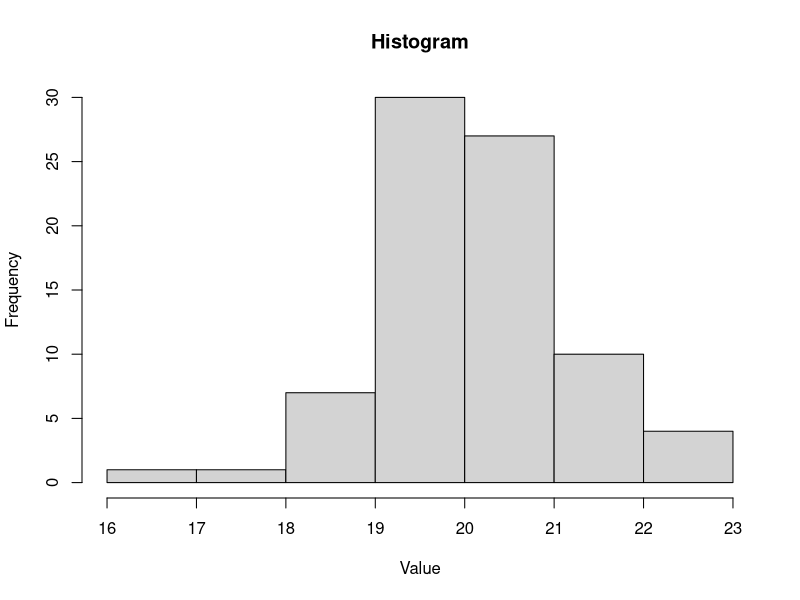
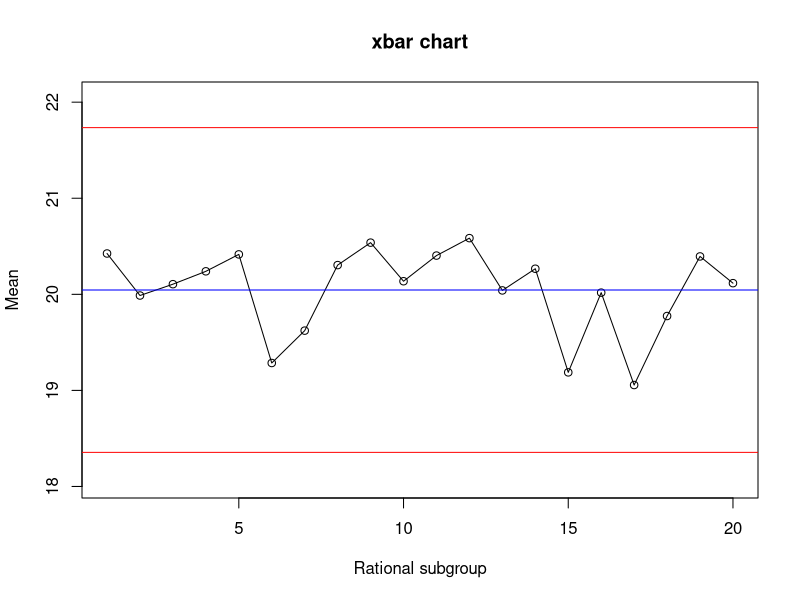
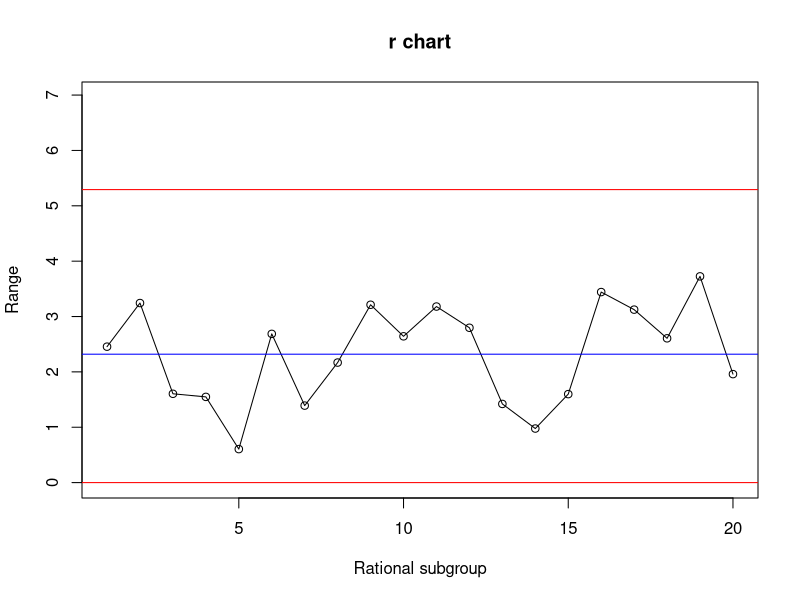

The R script that drew these images, in order:
## ---- chunk 1
A2 <- function(n)
{
  # constants A2 for subgroup sizes up to n=30
  
  if(n%%1==0 && n>=1 && n<=30)
  {
    vector_A2 <- c(NA, 1.8800, 1.0233, 0.7286, 0.5768, 0.4832, 0.4193, 0.3725, 0.3367, 0.3083, 0.2851, 0.2658, 0.2494, 0.2354, 0.2231, 0.2123, 0.2028, 0.1943, 0.1866, 0.1796, 0.1733, 0.1675, 0.1621, 0.1572, 0.1526, 0.1484, 0.1445, 0.1408, 0.1373, 0.1341)
    
    return(vector_A2[n])
  }
  
  else
  {
    return(NA)
  }
}
## ---- chunk 2
D3 <- function(n)
{
  # constants D3 for subgroup sizes up to n=30
  
  if(n%%1==0 && n>=1 && n<=30)
  {
    vector_D3 <- c(NA, 0.0000, 0.0000, 0.0000, 0.0000, 0.0000, 0.0757, 0.1362, 0.1840, 0.2230, 0.2556, 0.2833, 0.3072, 0.3281, 0.3466, 0.3630, 0.3779, 0.3913, 0.4035, 0.4147, 0.4250, 0.4345, 0.4434, 0.4516, 0.4593, 0.4665, 0.4733, 0.4797, 0.4857, 0.4914)
    
    return(vector_D3[n])
  }
  
  else
  {
    return(NA)
  }
}
## ---- chunk 3
D4 <- function(n)
{
  # constants D4 for subgroup sizes up to n=30
  
  if(n%%1==0 && n>=1 && n<=30)
  {
    vector_D4 <- c(NA, 3.2665, 2.5746, 2.2821, 2.1145, 2.0038, 1.9243, 1.8638, 1.8160, 1.7770, 1.7444, 1.7167, 1.6928, 1.6719, 1.6534, 1.6370, 1.6221, 1.6087, 1.5965, 1.5853, 1.5750, 1.5655, 1.5566, 1.5484, 1.5407, 1.5335, 1.5267, 1.5203, 1.5143, 1.5086)
    
    return(vector_D4[n])
  }
  
  else
  {
    return(NA)
  }
}
## ---- chunk 4
data2 <- read.delim('datacc2.txt', header = FALSE, sep = ' ', dec = '.')[,c(1,4)]
colnames(data2) <- c('Subgroup','Value')
data2
## ---- chunk 5
hist(data2$Value, main = 'Histogram', xlab = 'Value', ylab = 'Frequency')
## ---- chunk 6
shapiro.test(data2$Value)
## ---- chunk 7
table(data2$Subgroup)
## ---- chunk 8
k <- 20
n <- 4
## ---- chunk 9
means <- aggregate(data2$Value, list(data2$Subgroup), FUN=mean)[,2]
## ---- chunk 10
ranges <- aggregate(data2$Value, list(data2$Subgroup), FUN=max)[,2] - aggregate(data2$Value, list(data2$Subgroup), FUN=min)[,2]
## ---- chunk 11
xbarbar <- mean(means)
xbarbar
## ---- chunk 12
rbar <- mean(ranges)
rbar
## ---- chunk 13
names(means) <- paste('Subgroup', 1:k)
print(means)
## ---- chunk 14
plot(1:k, means, type='o', main = 'xbar chart', xlab = 'Rational subgroup', ylab = 'Mean', ylim = c(0.9*xbarbar, 1.1*xbarbar))
abline(h=xbarbar, col='blue')
abline(h=xbarbar-A2(n)*rbar, col='red')
abline(h=xbarbar+A2(n)*rbar, col='red')
## ---- chunk 15
names(ranges) <- paste('Subgroup', 1:k)
print(ranges)
## ---- chunk 16
plot(1:k, ranges, type='o', main = 'r chart', xlab = 'Rational subgroup', ylab = 'Range', ylim=c(0, 3*rbar))
abline(h=rbar, col='blue')
abline(h=D3(n)*rbar, col='red')
abline(h=D4(n)*rbar, col='red')
